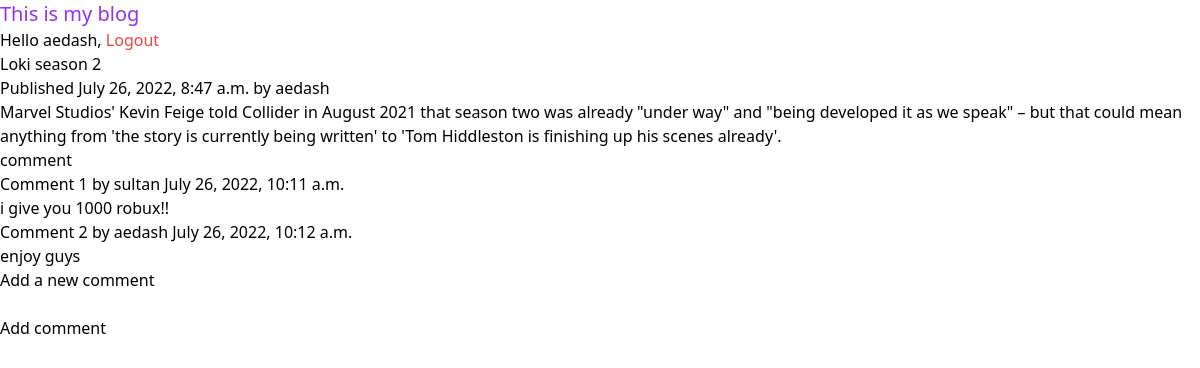
Page /2022/7/26/loki-season-2/ (signed in) on the committed database.
### core/models.py (models this page shows, shortened)
class Post(models.Model):
    STATUS_CHOICES = (
        ('draft', 'Draft'),
        ('published', 'Published'),
    )
    title = models.CharField(max_length=250)
    slug = models.SlugField(max_length=250,
                            unique_for_date='publish')
    author = models.ForeignKey(User,
                               on_delete=models.CASCADE,
                               related_name='blog_posts')
    body = models.TextField()
    publish = models.DateTimeField(default=timezone.now)
    created = models.DateTimeField(auto_now_add=True)
    updated = models.DateTimeField(auto_now=True)
    status = models.CharField(max_length=10,
                              choices=STATUS_CHOICES,
                              default='draft')
    class Meta:
        ordering = ('-publish',)

class Comment(models.Model):
    post = models.ForeignKey(Post,
                             on_delete=models.CASCADE,
                             related_name='comments')
    name = models.CharField(max_length=80)
    email = models.EmailField()
    body = models.TextField()
    created = models.DateTimeField(auto_now_add=True)
    updated = models.DateTimeField(auto_now=True)
    active = models.BooleanField(default=True)
    class Meta:
        ordering = ('created',)

### core/views.py (the view, shortened to what this page needs)
def post_detail(request,year,month,day,post):
    post = get_object_or_404(Post,slug= post,status='published',publish__year = year,publish__day = day)
    comments = post.comments.filter(active = True)
    new_comment= None
    return render(request,
        'core/post_detail.html',
        {'post': post,'comments':comments,'new_comment':new_comment})

### templates/core/post_detail.html (shortened to what this page needs)
{% extends "base.html" %}
{% block content %}
<h1>{{ post.title }}</h1>
<p class="date">
Published {{ post.publish }} by {{ post.author }}
</p>
{{ post.body|linebreaks }}
{% with comment.count as total_comments %}
<h2>
    {{ total_comments }} comment {{ total_comments | pluralize }}
</h2>
{% endwith %}
{% for comment in comments %}
<div class="comment">
    <p class="info">
    Comment {{ forloop.counter }} by {{ comment.name }}
    {{ comment.created }}
    </p>
    {{ comment.body|linebreaks }}
    </div>
    {% empty %}
    <p>There are no comments yet.</p>
    {% endfor %}
{% if new_comment %}
<h2>Your comment has been added.</h2>
{% else %}
<h2>Add a new comment</h2>
{% if user.is_authenticated %}
<form method="post">
    <input type="textarea" name = "body">
    <p><input type="submit" value="Add comment"></p>
    </form>
    {% else %}
        <p>Pleas <a href="{% url 'login' %}?next={{ post.get_absolute_url }}">login</a> to comment</p>
{% endif %}
{% endif %}
{% endblock %}

### templates/base.html (shortened to what this page needs)
{% load static %}
<!DOCTYPE html>
<html>
<head>
<link href="{% static 'css/base.css' %}" rel="stylesheet">
<link href="{% static 'css/style.css' %}" rel="stylesheet">
</head>
<body>
    <div class="header">
        <p  class = 'text-purple-600 text-xl '>This is my blog</p>
        {% if request.user.is_authenticated %}
    Hello {{ request.user.username }},
        <a class="text-red-500" href="{% url 'logout' %}">Logout</a>
        {% else %}
        {% if request.path == '/login/' %}
       <a href="/"> Home</a>
        {% else %}
        <a class="text-blue-500" href="{% url 'login' %}">Log-in</a> or <a class="text-blue-500" href="{% url 'register' %}">Register</a>
        {% endif %}
        {% endif %}
    </div>
{% block content %}{% endblock %}
</body>
</html>

### static/css/style.css (style rules this page uses)
html { line-height: 1.5; -webkit-text-size-adjust: 100%; -moz-tab-size: 4; -o-tab-size: 4; tab-size: 4; font-family: ui-sans-serif, system-ui, -apple-system, BlinkMacSystemFont, "Segoe UI", Roboto, "Helvetica Neue", Arial, "Noto Sans", sans-serif, "Apple Color Emoji", "Segoe UI Emoji", "Segoe UI Symbol", "Noto Color Emoji"; }
body { margin: 0; line-height: inherit; }
h1, h2, h3, h4, h5, h6 { font-size: inherit; font-weight: inherit; }
a { color: inherit; text-decoration: inherit; }
button, input, optgroup, select, textarea { font-family: inherit; font-size: 100%; font-weight: inherit; line-height: inherit; color: inherit; margin: 0; padding: 0; }
button, [type='button'], [type='reset'], [type='submit'] { -webkit-appearance: button; background-color: transparent; background-image: none; }
blockquote, dl, dd, h1, h2, h3, h4, h5, h6, hr, figure, p, pre { margin: 0; }
input::placeholder, textarea::placeholder { opacity: 1; color: #9ca3af; }
.text-xl { font-size: 1.25rem; line-height: 1.75rem; }
.text-purple-600 { --tw-text-opacity: 1; color: rgb(147 51 234 / var(--tw-text-opacity)); }
.text-red-500 { --tw-text-opacity: 1; color: rgb(239 68 68 / var(--tw-text-opacity)); }

### templates/base.html (style rules this page uses)
* { margin:0; padding: 0px; }

### rows in the picture
Post: title "Loki season 2", publish "July 26, 2022, 8:47 a.m.", author "aedash", body "Marvel Studios' Kevin Feige told Collider in August 2021 that season two was already \"under way\" and \"being developed it as we speak\" – but that could mean anything from 'the story is currently being written' to 'Tom Hiddleston is finishing up his scenes already'."
Comment: name "sultan", created "July 26, 2022, 10:11 a.m.", body "i give you 1000 robux!!"
Comment: name "aedash", created "July 26, 2022, 10:12 a.m.", body "enjoy guys"

### other values in the picture
{{ request.user.username }} "aedash"
